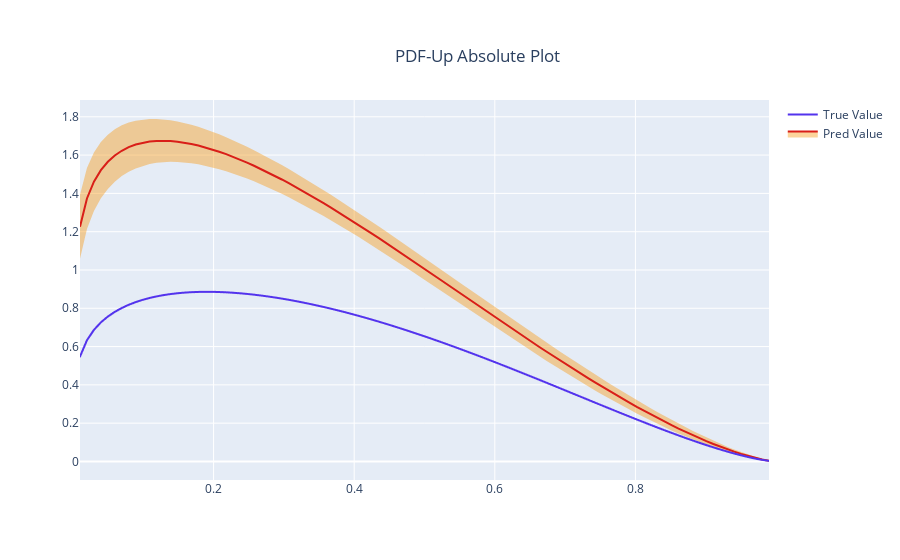

Notebook cell for this chart:
### Code cell
#--- generate PDF PLots ---- PDF UP
x = np.linspace(0.01,0.99,100)
Q2=4.0

set_params(truebar)
u = get_pdf(x,Q2,'u')
d = get_pdf(x,Q2,'d')

#--- yPred
yPred = pdf_dict['u'].mean(axis = 0)

#--- bounds
upperBound = pdf_dict['u'].mean(axis=0) + pdf_dict['u'].std(axis=0)
lowerbound = pdf_dict['u'].mean(axis=0) - pdf_dict['u'].std(axis=0)


pdfUpPlot = generatePDFplots(x,u,upperBound,yPred,lowerbound,'PDF-Up Absolute Plot')
pdfUpPlot.show()
